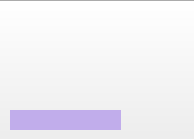
<?xml version="1.0" encoding="UTF-8"?>
<ui version="4.0">
 <class>teamui</class>
 <widget class="QWidget" name="teamui">
  <property name="geometry">
   <rect>
    <x>0</x>
    <y>0</y>
    <width>194</width>
    <height>139</height>
   </rect>
  </property>
  <property name="windowTitle">
   <string>Form</string>
  </property>
  <widget class="QPushButton" name="openteam">
   <property name="geometry">
    <rect>
     <x>-10</x>
     <y>0</y>
     <width>211</width>
     <height>141</height>
    </rect>
   </property>
   <property name="styleSheet">
    <string notr="true">image: url(:/ptback/team.png);</string>
   </property>
   <property name="text">
    <string/>
   </property>
  </widget>
  <widget class="QLabel" name="teamname">
   <property name="geometry">
    <rect>
     <x>10</x>
     <y>110</y>
     <width>111</width>
     <height>20</height>
    </rect>
   </property>
   <property name="styleSheet">
    <string notr="true">background-color: rgb(193, 173, 235);
color: rgb(15, 15, 15);</string>
   </property>
   <property name="text">
    <string/>
   </property>
  </widget>
 </widget>
 <resources/>
 <connections/>
</ui>
